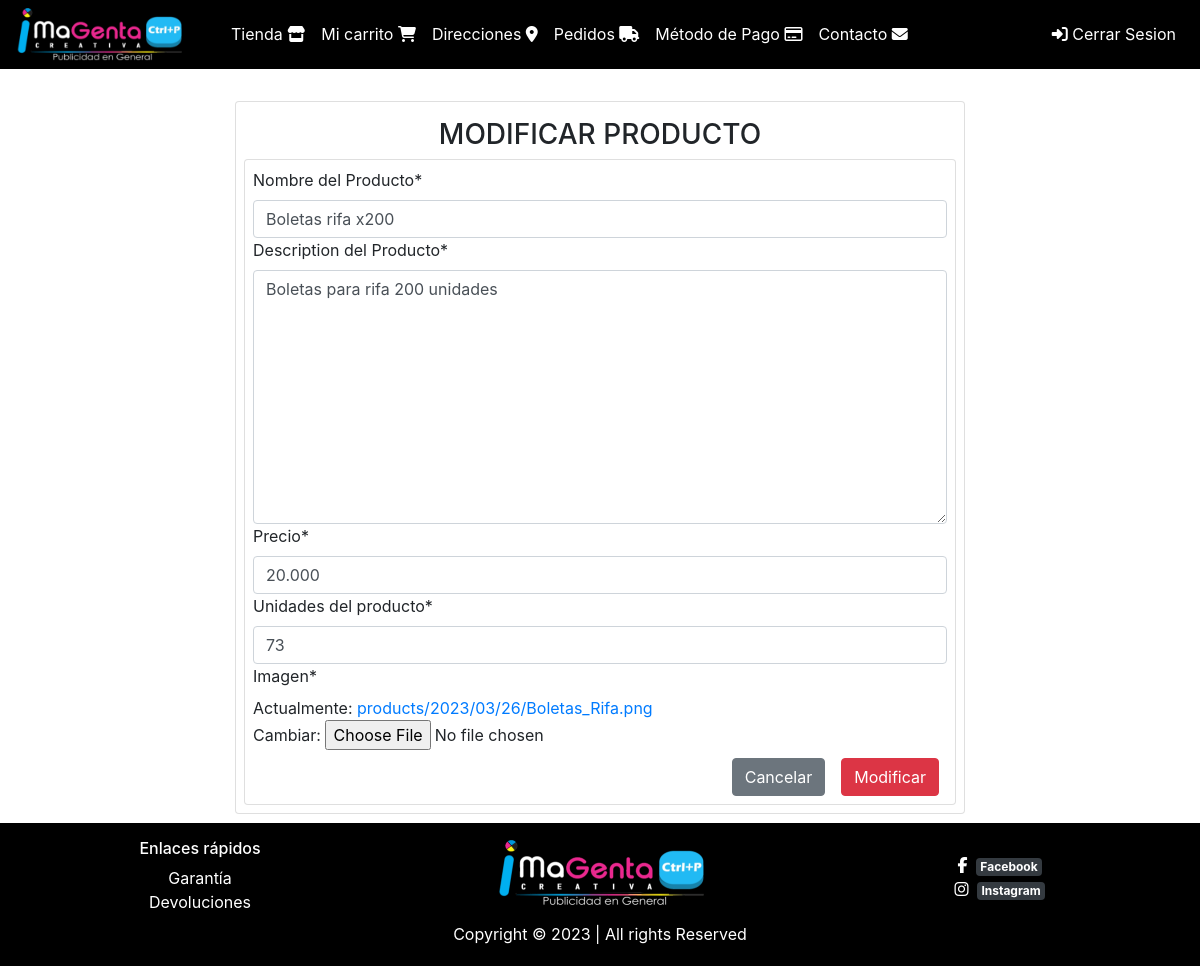
The app's page /editProducto/Boletas rifa x200/ (signed in) with its own data.
### products/models.py (models this page shows, shortened)
class Product(models.Model):
    title = models.CharField(max_length=50)
    description = models.TextField()
    price = models.DecimalField(max_digits=8, decimal_places=3, default=0.0)
    stock = models.PositiveIntegerField(verbose_name="Existencias")
    slug = models.SlugField(null=False, blank=False, unique=True)
    image = models.ImageField(upload_to='products/%Y/%m/%d', null=False, blank=False)
    created_at = models.DateTimeField(auto_now_add=True)

### facilito_store/views.py (the view, shortened to what this page needs)
# urls.py: path('editProducto/<id>/', views.editarProducto, name='editProducto'),
@login_required(login_url='login')
def editarProducto(request, id):
    producto = get_object_or_404(Product, title=id)
    data = {
        'form': ProductoForm(instance=producto)
    }
    return render(request, 'productos/modificar.html', data)

### facilito_store/forms.py
class ProductoForm(forms.ModelForm):
    class Meta:
        model = Product
        fields = ["title", "description", "price","stock", "image"]
        labels = {
            'title': 'Nombre del Producto',
            'description': 'Description del Producto',
            'price': 'Precio',
            'stock': 'Unidades del producto',
            'image': 'Imagen'
        }
    def __init__(self, *args, **kwargs):
        super().__init__(*args, **kwargs)
        self.fields['title'].widget.attrs.update({
            'class': 'form-control'
        }) #Dic
        self.fields['description'].widget.attrs.update({
            'class': 'form-control'
        })
        self.fields['price'].widget.attrs.update({
            'class': 'form-control'
        })
        self.fields['stock'].widget.attrs.update({
            'class': 'form-control'
        })

### templates/productos/modificar.html
{% extends 'base.html' %}
{% block content %}
    <div class="container-fluid">
        <div class="row">
            <div class="col-sm-8 mx-auto animate__animated animate__backInRight animate__delay-0.5s mt-3">
                {{ mensaje }} {% load crispy_forms_tags %}
                <div class="card p-2">
                    <h3 class="animate__animated animate__bounceInDown animate__delay-1s text-center my-2">MODIFICAR PRODUCTO</h3>
                    <div class="card body p-2">
                        <form action="" method="post" enctype="multipart/form-data">
                            {% csrf_token %} {{ form | crispy }}
                            <div class="d-flex justify-content-end">
                                <a href="{% url 'listarproductos' %}" class="btn btn-secondary mt-2 mx-2" button ">Cancelar</a>
                                <button type="submit " class="btn btn-danger mt-2 mx-2 " button ">Modificar</a>
                            </div>
                        </form>
                    </div>
                </div>
            </div>
        </div>
    </div>
    </div>
    </div>
{% endblock %}

### static/css/hola.css (style rules this page uses)
body { position: relative; padding-bottom: 8em; min-height: 100vh; }

### records on screen
Product: title "Boletas rifa x200", description "Boletas para rifa 200 unidades", price "20.000", stock "73"
